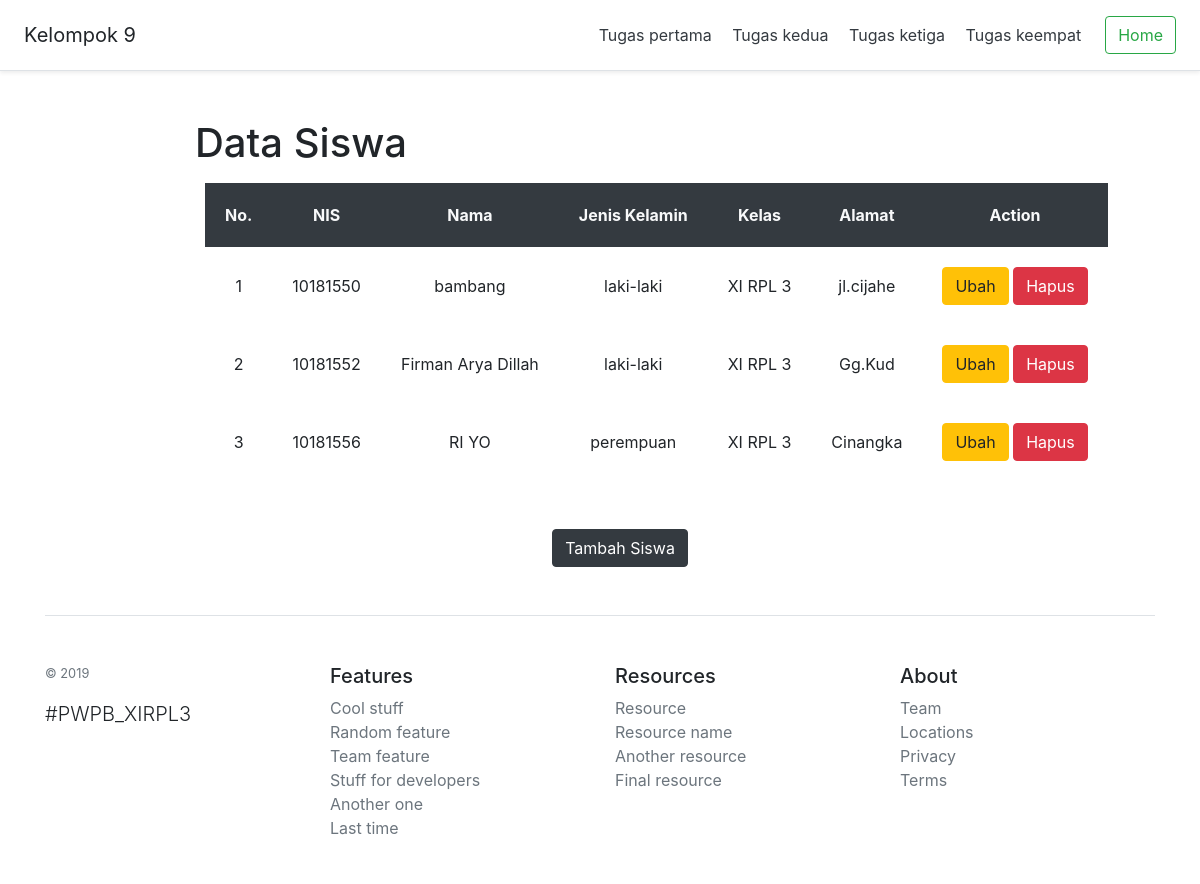
/tugas_keempat.php, run on an earlier commit of the app's database.
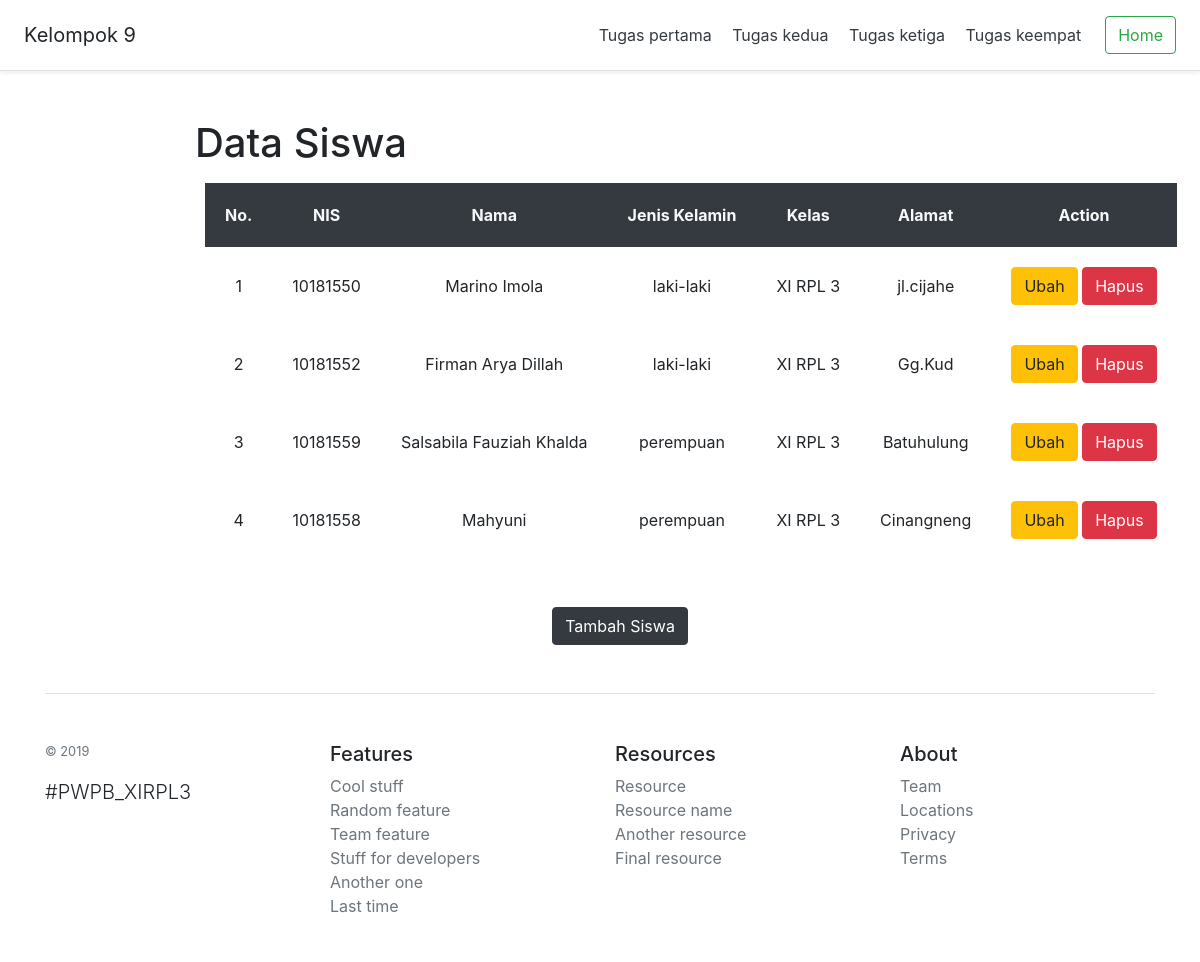
And on a later commit of the database.
### tables this page shows
CREATE TABLE `data_siswa` (
  `id_siswa` int(11) NOT NULL,
  `NIS` char(8) NOT NULL,
  `nama` varchar(100) NOT NULL,
  `jenis_kelamin` varchar(10) NOT NULL,
  `kelas` varchar(15) NOT NULL,
  `alamat` text NOT NULL
);

### functions.php (called while the page is built, shortened)
<?php
	$conn = mysqli_connect("localhost","root","","db_sekolah");
	function query($query) {
		global $conn;
		$result = mysqli_query($conn, $query);
		$rows = [];
		while( $row = mysqli_fetch_assoc($result) ) {
			$rows[] = $row;
		}
		return $rows;
	}
?>

### tugas_keempat.php (the view, shortened to what this page needs)
<!DOCTYPE html>
<html lang="en">
  <head>
<link href="css/bootstrap.min.css" rel="stylesheet">
  </head>
  <body>
    <div class="d-flex flex-column flex-md-row align-items-center p-3 px-md-4 mb-3 bg-white border-bottom shadow-sm">
  <h5 class="my-0 mr-md-auto font-weight-normal">Kelompok 9</h5>
  <nav class="my-2 my-md-0 mr-md-3">
    <a class="p-2 text-dark" href="tugas_pertama.php">Tugas pertama</a>
    <a class="p-2 text-dark" href="tugas_kedua.php">Tugas kedua</a>
    <a class="p-2 text-dark" href="tugas_ketiga.php">Tugas ketiga</a>
    <a class="p-2 text-dark" href="tugas_keempat.php">Tugas keempat</a>
  </nav>
  <a class="btn btn-outline-success" href="index.php">Home</a>
</div>
<div class="container text-center">
<?php
	require 'functions.php';
	$siswa = query("SELECT * FROM data_siswa");
?>
	<section class="content mt-5">
		<h1 class="display-5 mb-3">Data Siswa</h1>
			<table cellpadding="20">
				<tr class="bg-dark text-light">
					<th>No.</th>
					<th>NIS</th>
					<th>Nama</th>
					<th>Jenis Kelamin</th>
					<th>Kelas</th>
					<th>Alamat</th>
					<th colspan="2">Action</th>
				</tr>
		<?php $i = 1;?>
		<?php foreach($siswa as $row) :?>
				<tr>
					<td><?= $i; ?></td>
					<td><?= $row["NIS"]; ?></td>
					<td><?= $row["nama"]; ?></td>
					<td><?= $row["jenis_kelamin"]; ?></td>
					<td><?= $row["kelas"]; ?></td>
					<td><?= $row["alamat"]; ?></td>
					<td>
						<a class="btn btn-warning" href="ubah.php?id=<?= $row['id_siswa']; ?>">Ubah</a>
						<a class="btn btn-danger" href="hapus.php?id=<?= $row['id_siswa']; ?>">Hapus</a>
					</td>
				</tr>
		<?php $i++; ?>
		<?php endforeach; ?>
			</table>
		<a href="tambah.php" class="btn btn-dark mt-5" style="position : relative; left : 20px;">Tambah Siswa</a>
	</section>
</div>
<div class="container">
  <footer class="pt-4 my-md-5 pt-md-5 border-top">
    <div class="row">
      <div class="col-12 col-md">
        <small class="d-block mb-3 text-muted">&copy; 2019</small>
        <p class="lead">#PWPB_XIRPL3</p>
      </div>
      <div class="col-6 col-md">
        <h5>Features</h5>
        <ul class="list-unstyled text-small">
          <li><a class="text-muted" href="#">Cool stuff</a></li>
          <li><a class="text-muted" href="#">Random feature</a></li>
          <li><a class="text-muted" href="#">Team feature</a></li>
          <li><a class="text-muted" href="#">Stuff for developers</a></li>
          <li><a class="text-muted" href="#">Another one</a></li>
          <li><a class="text-muted" href="#">Last time</a></li>
        </ul>
      </div>
      <div class="col-6 col-md">
        <h5>Resources</h5>
        <ul class="list-unstyled text-small">
          <li><a class="text-muted" href="#">Resource</a></li>
          <li><a class="text-muted" href="#">Resource name</a></li>
          <li><a class="text-muted" href="#">Another resource</a></li>
          <li><a class="text-muted" href="#">Final resource</a></li>
        </ul>
      </div>
      <div class="col-6 col-md">
        <h5>About</h5>
        <ul class="list-unstyled text-small">
          <li><a class="text-muted" href="#">Team</a></li>
          <li><a class="text-muted" href="#">Locations</a></li>
          <li><a class="text-muted" href="#">Privacy</a></li>
          <li><a class="text-muted" href="#">Terms</a></li>
        </ul>
      </div>
    </div>
  </footer>
</div>
</body>
</html>

### tugas_keempat.php (style rules this page uses)
.content { width : 100%; }
.content h1 { position : relative; left : -299px; }
.content table { position : relative; left : 160px; }

What changed in the data, as far as the page shows it:
removed data_siswa: NIS "10181556", nama "RI YO", jenis_kelamin "perempuan", kelas "XI RPL 3", alamat "Cinangka"
changed data_siswa "jl.cijahe": nama "bambang" → "Marino Imola"
added data_siswa: NIS "10181559", nama "Salsabila Fauziah Khalda", jenis_kelamin "perempuan", kelas "XI RPL 3", alamat "Batuhulung"
added data_siswa: NIS "10181558", nama "Mahyuni", jenis_kelamin "perempuan", kelas "XI RPL 3", alamat "Cinangneng"
